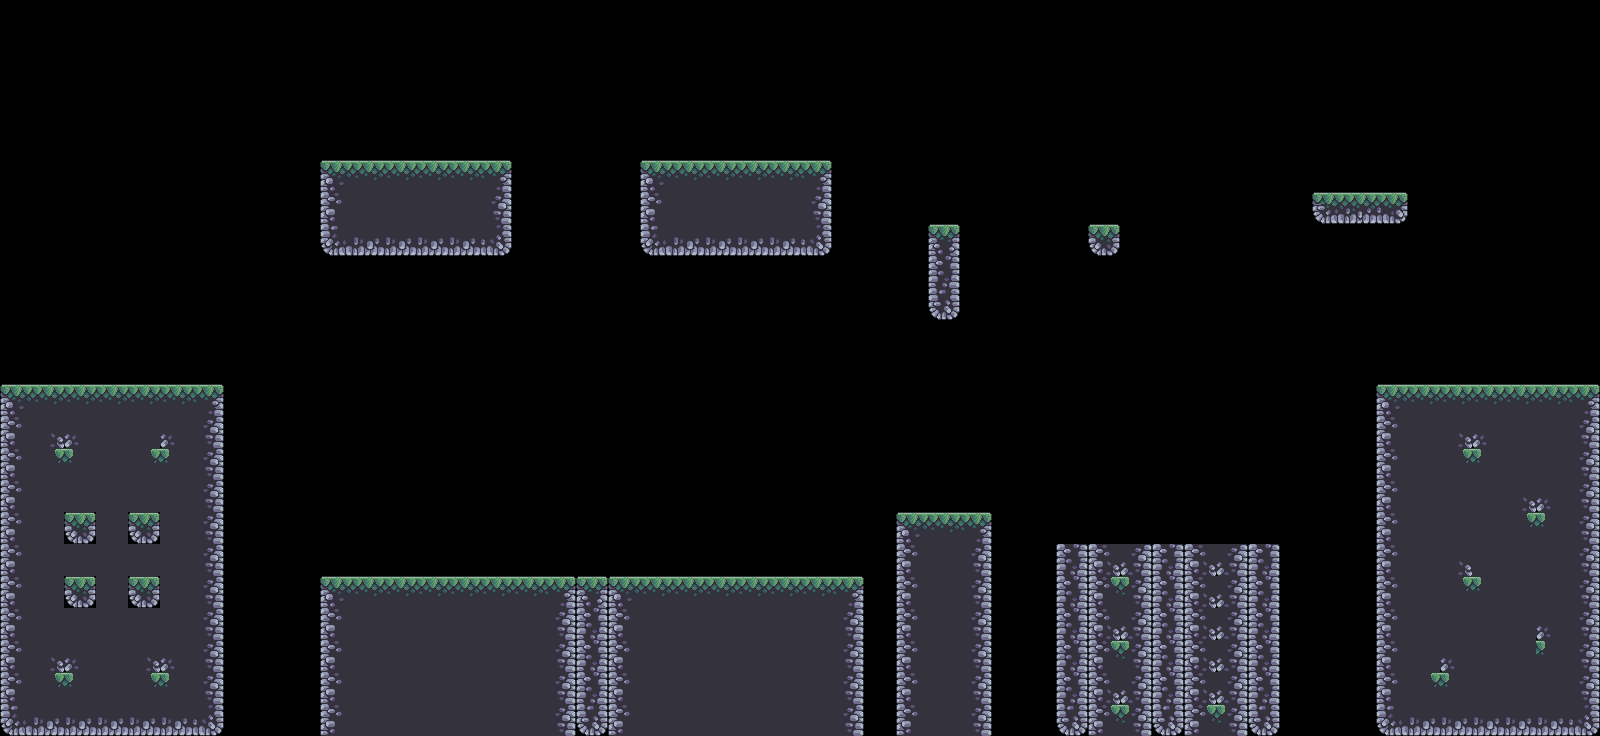

A 2D game scene composited from a Tiled map and its tileset images. What follows is a short description and the map's XML, with each tile layer's data collapsed to a summary:
An orthogonal 50x23 tile map with 32x32 px tiles, 1 tile layer (Terrain), 8 tilesets and 77 objects.

<map version="1.10" tiledversion="1.10.2" orientation="orthogonal" renderorder="right-down" width="50" height="23" tilewidth="32" tileheight="32" infinite="0" nextlayerid="16" nextobjectid="174">
 <tileset firstgid="1" source="../terrain.tsx" />
 <tileset firstgid="86" source="../coin.tsx" />
 <tileset firstgid="94" source="../PalmTree.tsx" />
 <tileset firstgid="103" source="../PalmTreeBack.tsx" />
 <tileset firstgid="115" source="../barrel.tsx" />
 <tileset firstgid="118" source="../player.tsx" />
 <tileset firstgid="120" source="../enemies.tsx" />
 <tileset firstgid="123" source="../boundry.tsx" />
 <layer id="1" name="Terrain" width="50" height="23" tintcolor="#99c1f1">
  <data>[1150 cells, 345 non-empty, 24 distinct tile ids]</data>
 </layer>
 <group id="13" name="EnemisBound">
  <objectgroup id="15" name="Boundry">
   <object id="159" gid="123" x="309.333" y="158.667" width="32" height="32" />
   <object id="160" gid="123" x="484" y="158.667" width="32" height="32" />
   <object id="161" gid="123" x="1396" y="190.667" width="32" height="32" />
   <object id="162" gid="123" x="1284" y="190.667" width="32" height="32" />
   <object id="163" gid="123" x="1350.67" y="381.333" width="32" height="32" />
   <object id="164" gid="123" x="1501.33" y="384" width="32" height="32" />
   <object id="165" gid="123" x="961.333" y="512" width="32" height="32" />
   <object id="172" gid="123" x="292" y="576" width="32" height="32" />
   <object id="173" gid="123" x="848.667" y="574" width="32" height="32" />
  </objectgroup>
  <objectgroup id="12" name="Enemies">
   <object id="145" gid="122" x="1221.33" y="546.333" width="34" height="30" />
   <object id="147" gid="122" x="802.5" y="578.5" width="34" height="30" />
   <object id="148" gid="2147483770" x="379.5" y="579.5" width="34" height="30" />
   <object id="151" gid="2147483770" x="1085" y="550" width="34" height="30" />
   <object id="152" gid="2147483770" x="669" y="163.5" width="34" height="30" />
   <object id="153" gid="2147483770" x="339" y="162.333" width="34" height="30" />
   <object id="154" gid="2147483770" x="1405" y="385.667" width="34" height="30" />
   <object id="156" gid="2147483770" x="1334.33" y="195" width="34" height="30" />
   <object id="166" gid="122" x="923.333" y="515" width="34" height="30" />
   <object id="167" gid="123" x="624" y="162" width="32" height="32" />
   <object id="168" gid="123" x="806" y="152" width="32" height="32" />
  </objectgroup>
 </group>
 <objectgroup id="11" name="Player">
  <object id="134" gid="119" x="30.6667" y="288" width="64" height="64" />
  <object id="135" gid="118" x="1532" y="381.333" width="64" height="64" />
 </objectgroup>
 <objectgroup id="9" name="PalmTreeBack" tintcolor="#8fa0a4">
  <object id="105" gid="110" x="29" y="385" width="64" height="64" />
  <object id="106" gid="110" x="385" y="181" width="64" height="64" />
  <object id="107" gid="110" x="688" y="580" width="64" height="64" />
  <object id="108" gid="110" x="1477" y="383" width="64" height="64" />
  <object id="112" gid="106" x="447" y="522" width="51" height="53" />
  <object id="113" gid="114" x="385" y="525" width="52" height="53" />
  <object id="114" gid="114" x="1340" y="630" width="52" height="53" />
  <object id="115" gid="114" x="18" y="543" width="52" height="53" />
  <object id="116" gid="106" x="142" y="545" width="51" height="53" />
  <object id="117" gid="110" x="354" y="697" width="64" height="64" />
  <object id="118" gid="110" x="485" y="699" width="64" height="64" />
  <object id="119" gid="110" x="907" y="551" width="64" height="64" />
  <object id="120" gid="110" x="1086" y="696" width="64" height="64" />
  <object id="121" gid="110" x="1182" y="702" width="64" height="64" />
 </objectgroup>
 <objectgroup id="10" name="Barrel" />
 <objectgroup id="8" name="PalmTreeFront" tintcolor="#8ff0a4">
  <object id="64" gid="100" x="40.5" y="415.5" width="12" height="61" />
  <object id="65" gid="95" x="26.25" y="362.25" width="39" height="32" />
  <object id="66" gid="100" x="438" y="585" width="12" height="61" />
  <object id="67" gid="102" x="419.667" y="530" width="47" height="23" />
  <object id="68" gid="101" x="411" y="529.667" width="50" height="21" />
  <object id="70" gid="95" x="442.333" y="513.333" width="39" height="32" />
  <object id="71" gid="95" x="395.667" y="512" width="39" height="32" />
  <object id="72" gid="100" x="702" y="611" width="12" height="61" />
  <object id="73" gid="95" x="686.333" y="556" width="39" height="32" />
  <object id="95" gid="100" x="400.667" y="208.333" width="12" height="61" />
  <object id="96" gid="95" x="386.333" y="152" width="39" height="32" />
  <object id="97" gid="100" x="733" y="209" width="12" height="61" />
  <object id="98" gid="102" x="738" y="162" width="47" height="23" />
  <object id="99" gid="101" x="701" y="160" width="50" height="21" />
  <object id="100" gid="95" x="685" y="143" width="39" height="32" />
  <object id="101" gid="95" x="759" y="147" width="39" height="32" />
  <object id="102" gid="100" x="1488" y="427" width="12" height="61" />
  <object id="103" gid="95" x="1472" y="369" width="39" height="32" />
  <object id="123" gid="95" x="1147.67" y="536" width="39" height="32" />
  <object id="124" gid="95" x="1247.67" y="537.333" width="39" height="32" />
  <object id="125" gid="95" x="1054.33" y="538.667" width="39" height="32" />
 </objectgroup>
 <objectgroup id="2" name="Coins">
  <object id="25" gid="90" x="1204.79" y="533.41" width="16" height="16" />
  <object id="26" gid="90" x="1109.98" y="536.044" width="16" height="16" />
  <object id="27" gid="90" x="897.971" y="505.757" width="16" height="16" />
  <object id="29" gid="90" x="966.445" y="504.44" width="16" height="16" />
  <object id="30" gid="90" x="1386.51" y="378.026" width="16" height="16" />
  <object id="32" gid="90" x="196.107" y="371.442" width="16" height="16" />
  <object id="34" gid="90" x="326.472" y="152.85" width="16" height="16" />
  <object id="35" gid="90" x="485.807" y="151.533" width="16" height="16" />
  <object id="36" gid="90" x="653.043" y="154.167" width="16" height="16" />
  <object id="37" gid="90" x="811.061" y="159.434" width="16" height="16" />
  <object id="38" gid="90" x="1096.81" y="223.958" width="16" height="16" />
  <object id="39" gid="90" x="933.525" y="218.691" width="16" height="16" />
  <object id="40" gid="90" x="1387.83" y="189.721" width="16" height="16" />
  <object id="41" gid="90" x="1318.04" y="187.087" width="16" height="16" />
  <object id="42" gid="90" x="331.739" y="570.281" width="16" height="16" />
  <object id="43" gid="90" x="455.52" y="570.281" width="16" height="16" />
  <object id="44" gid="90" x="550.331" y="567.648" width="16" height="16" />
  <object id="45" gid="90" x="616.172" y="563.697" width="16" height="16" />
  <object id="46" gid="90" x="845.298" y="570.281" width="16" height="16" />
  <object id="47" gid="90" x="721.517" y="567.648" width="16" height="16" />
 </objectgroup>
</map>
